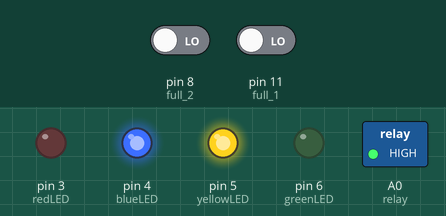
The sketch below on a simulated Arduino Uno, built with avr-gcc and run on an emulated ATmega328P. On the bench: switched loads named in the sketch (green lamp = pin HIGH), output pins drawn as LEDs (lit = HIGH). Inputs (shaded band) come from the test bench; at power-on: pin 8 (full_2) LOW, pin 11 (full_1) LOW.

Above: at 1.2 s.
1.3 s: pin 8 (full_2) driven HIGH
At 2.4 s:
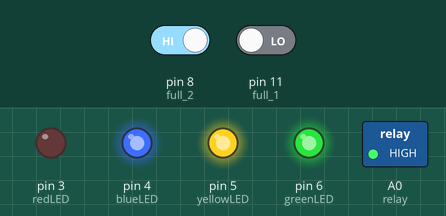
2.8 s: pin 8 (full_2) driven LOW
At 3.6 s:
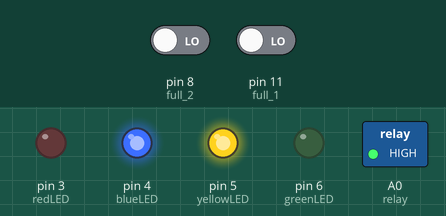
4.3 s: pin 11 (full_1) driven HIGH
At 4.7 s:
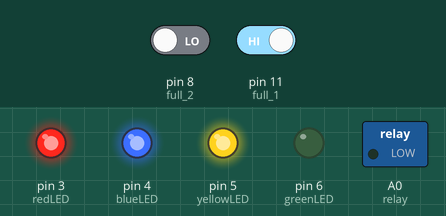
5.8 s: pin 11 (full_1) driven LOW
At 7.1 s:
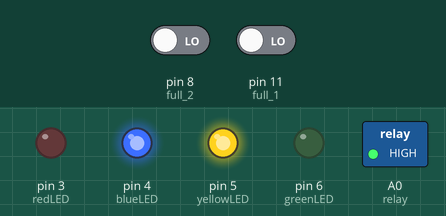
Timing chart, 0 to 8.3 s (numbered marks = the images above; inputs shaded):
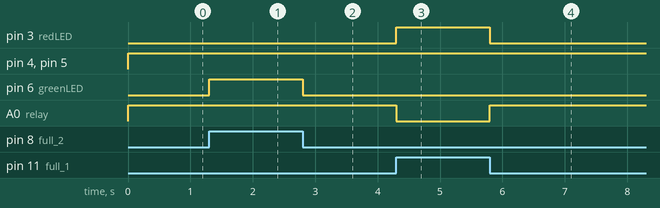

The sketch:

Automatic_borehole_switch.ino
```cpp
#define relay A0
#define boreHole A1
const int redLED = 3;
const int blueLED = 4;
const int yellowLED = 5;
const int greenLED = 6;
const int full_1 = 11;
const int full_2 = 8;
int readFull_1;
int readFull_2;
void setup() {
  pinMode(relay,OUTPUT);
  pinMode(redLED, OUTPUT);
  pinMode(blueLED, OUTPUT);
  pinMode(yellowLED, OUTPUT);
  pinMode(greenLED, OUTPUT);
  pinMode(full_1, INPUT);
  pinMode(full_2, INPUT);

  digitalWrite(relay, LOW);
  digitalWrite(redLED, LOW);
   digitalWrite(blueLED, LOW);
  digitalWrite(yellowLED, LOW);

}

void loop() {
  readFull_1 = digitalRead(full_1);
  readFull_2 = digitalRead(full_2);

  if(readFull_1 == HIGH && readFull_2== LOW){
    digitalWrite(relay, LOW);
    digitalWrite(boreHole, HIGH);
    digitalWrite(redLED, HIGH);
  }
else {

  digitalWrite(relay, HIGH);
  digitalWrite(boreHole, HIGH);
  digitalWrite(redLED, LOW);
  digitalWrite(blueLED, HIGH);
}

  if (readFull_2 == HIGH){
    digitalWrite(boreHole, LOW);
    digitalWrite(greenLED,HIGH);
  }
else {
  digitalWrite(boreHole, HIGH);
  digitalWrite(greenLED, LOW);
  digitalWrite(yellowLED,HIGH);
}
}
```

Measured:
- after the input at 1.3 s, pin 6 (greenLED): LOW → HIGH at once
- after the input at 2.8 s, pin 6 (greenLED): HIGH → LOW at once
- after the input at 4.3 s, pin 3 (redLED): LOW → HIGH at once; A0 (relay): HIGH → LOW at once
- after the input at 5.8 s, pin 3 (redLED): HIGH → LOW at once; A0 (relay): LOW → HIGH at once
